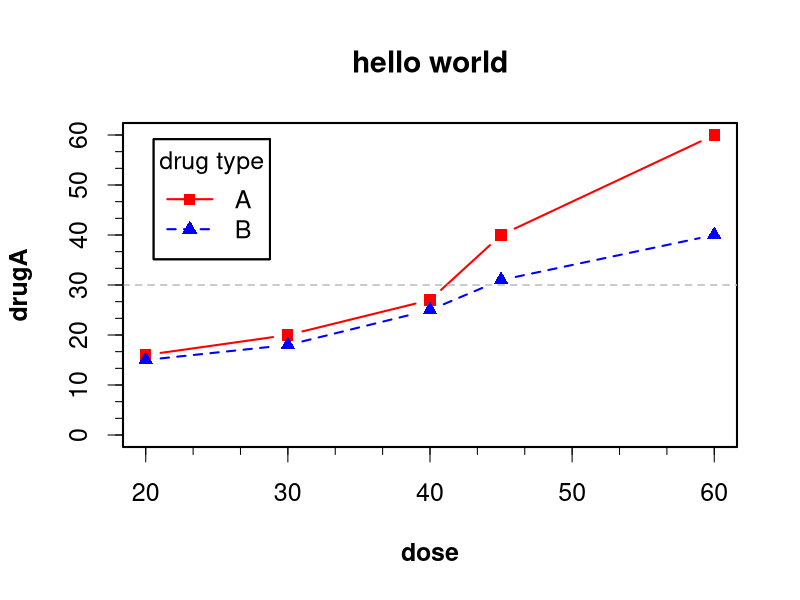

Recreate this plot in R.
dose<-c(20,30,40,45,60)
drugA<-c(16,20,27,40,60)
drugB<-c(15,18,25,31,40)

opar<-par(no.readonly=TRUE)

par(lwd=2,cex=1.5,font.lab=2)

plot(dose,drugA,type="b",pch=15,lty=1,col="red",ylim=c(0,60),main="hello world")

lines(dose,drugB,type="b",pch=17,lty=2,col="blue")

legend("topleft",inset=.05,title="drug type",legend=c("A","B"),lty=c(1,2),pch=c(15,17),col=c("red","blue"))

abline(h=c(30),lwd=1.5,lty=2,col="gray")

library(Hmisc)
minor.tick(nx=3,ny=3,tick.ratio=0.5)

legend("topleft",inset=.05,title="drug type",legend=c("A","B"),lty=c(1,2),pch=c(15,17),col=c("red","blue"))

par(opar)
